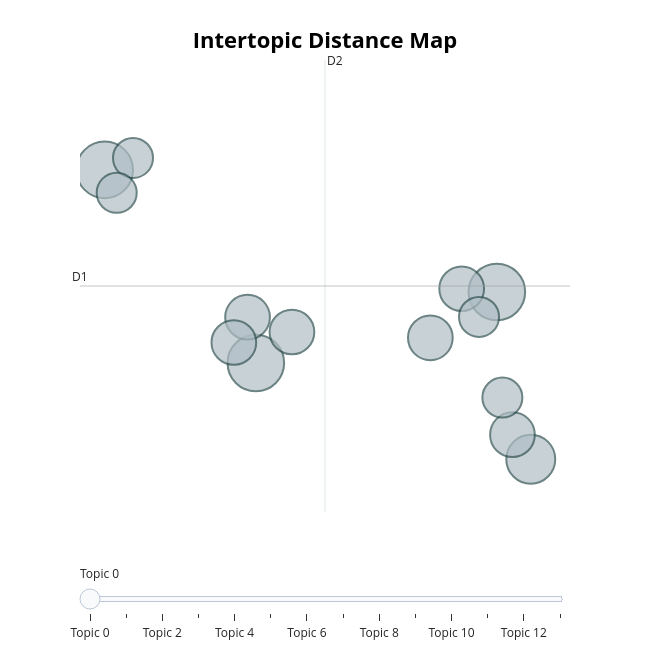

The cell this chart's notebook holds for it:
### Code cell
topic_model.visualize_topics()

### Figure 1 — Plotly figure (JSON) as saved in the notebook; plotly's stock layout.template omitted (floating-point values rounded to 4 significant figures)
{"data": [{"customdata": [[0, "đeneral | đakon | monah | načelnik | pukovnik", 8], [1, "arhimandrit | major | patrijarh | čik | grof", 8], [2, "fra | fratar | tatko | naprednjak | đakon", 8], [3, "iguman | aga | sag | šator | neje", 6], [4, "frajla | grof | seka | sestrica | nami", 5], [5, "zeka | zavrzan | harambaša | sovra | vajat", 5], [6, "iguman | bukvar | gradina | tablica | tabla", 5], [7, "sultan | carica | despot | riječ | savjetnik", 5], [8, "grofica | dragana | grof | urednik | drama", 5], [9, "aga | iguman | sag | subaša | čorbadži", 5], [10, "vlastelin | otac iguman | obrazina | plavojka | iguman", 4], [11, "ćata | front | gospa | baterija | vagon", 4], [12, "vezir | gospodin ministar | vranac | posluživanje | aga", 4], [13, "vezir | ratnik | aga | britva | tvrđava", 4]], "hovertemplate": "<b>Topic %{customdata[0]}</b><br>%{customdata[1]}<br>Size: %{customdata[2]}", "legendgroup": "", "marker": {"color": "#B0BEC5", "line": {"color": "DarkSlateGrey", "width": 2}, "size": [8, 8, 8, 6, 5, 5, 5, 5, 5, 5, 4, 4, 4, 4], "sizemode": "area", "sizeref": 0.005, "symbol": "circle"}, "mode": "markers", "name": "", "orientation": "v", "showlegend": false, "type": "scatter", "x": [-0.2203, 3.76, -2.717, 4.32, 4.017, 2.662, 0.376, -0.3569, -0.5835, 3.179, -2.249, -2.518, 3.851, 3.465], "xaxis": "x", "y": [7.12, 8.248, 10.19, 5.592, 5.981, 7.521, 7.613, 7.848, 7.446, 8.3, 10.38, 9.825, 6.571, 7.853], "yaxis": "y"}], "layout": {"annotations": [{"showarrow": false, "text": "D1", "x": -3.124, "y": 8.344, "yshift": 10}, {"showarrow": false, "text": "D2", "x": 0.9219, "xshift": 10, "y": 11.94}], "height": 650, "hoverlabel": {"bgcolor": "white", "font": {"family": "Rockwell", "size": 16}}, "legend": {"itemsizing": "constant", "tracegroupgap": 0}, "margin": {"t": 60}, "shapes": [{"line": {"color": "#CFD8DC", "width": 2}, "type": "line", "x0": 0.9219, "x1": 0.9219, "y0": 4.753, "y1": 11.94}, {"line": {"color": "#9E9E9E", "width": 2}, "type": "line", "x0": -3.124, "x1": 4.968, "y0": 8.344, "y1": 8.344}], "sliders": [{"active": 0, "pad": {"t": 50}, "steps": [{"args": [{"marker.color": [["red", "#B0BEC5", "#B0BEC5", "#B0BEC5", "#B0BEC5", "#B0BEC5", "#B0BEC5", "#B0BEC5", "#B0BEC5", "#B0BEC5", "#B0BEC5", "#B0BEC5", "#B0BEC5", "#B0BEC5"]]}], "label": "Topic 0", "method": "update"}, {"args": [{"marker.color": [["#B0BEC5", "red", "#B0BEC5", "#B0BEC5", "#B0BEC5", "#B0BEC5", "#B0BEC5", "#B0BEC5", "#B0BEC5", "#B0BEC5", "#B0BEC5", "#B0BEC5", "#B0BEC5", "#B0BEC5"]]}], "label": "Topic 1", "method": "update"}, {"args": [{"marker.color": [["#B0BEC5", "#B0BEC5", "red", "#B0BEC5", "#B0BEC5", "#B0BEC5", "#B0BEC5", "#B0BEC5", "#B0BEC5", "#B0BEC5", "#B0BEC5", "#B0BEC5", "#B0BEC5", "#B0BEC5"]]}], "label": "Topic 2", "method": "update"}, {"args": [{"marker.color": [["#B0BEC5", "#B0BEC5", "#B0BEC5", "red", "#B0BEC5", "#B0BEC5", "#B0BEC5", "#B0BEC5", "#B0BEC5", "#B0BEC5", "#B0BEC5", "#B0BEC5", "#B0BEC5", "#B0BEC5"]]}], "label": "Topic 3", "method": "update"}, {"args": [{"marker.color": [["#B0BEC5", "#B0BEC5", "#B0BEC5", "#B0BEC5", "red", "#B0BEC5", "#B0BEC5", "#B0BEC5", "#B0BEC5", "#B0BEC5", "#B0BEC5", "#B0BEC5", "#B0BEC5", "#B0BEC5"]]}], "label": "Topic 4", "method": "update"}, {"args": [{"marker.color": [["#B0BEC5", "#B0BEC5", "#B0BEC5", "#B0BEC5", "#B0BEC5", "red", "#B0BEC5", "#B0BEC5", "#B0BEC5", "#B0BEC5", "#B0BEC5", "#B0BEC5", "#B0BEC5", "#B0BEC5"]]}], "label": "Topic 5", "method": "update"}, {"args": [{"marker.color": [["#B0BEC5", "#B0BEC5", "#B0BEC5", "#B0BEC5", "#B0BEC5", "#B0BEC5", "red", "#B0BEC5", "#B0BEC5", "#B0BEC5", "#B0BEC5", "#B0BEC5", "#B0BEC5", "#B0BEC5"]]}], "label": "Topic 6", "method": "update"}, {"args": [{"marker.color": [["#B0BEC5", "#B0BEC5", "#B0BEC5", "#B0BEC5", "#B0BEC5", "#B0BEC5", "#B0BEC5", "red", "#B0BEC5", "#B0BEC5", "#B0BEC5", "#B0BEC5", "#B0BEC5", "#B0BEC5"]]}], "label": "Topic 7", "method": "update"}, {"args": [{"marker.color": [["#B0BEC5", "#B0BEC5", "#B0BEC5", "#B0BEC5", "#B0BEC5", "#B0BEC5", "#B0BEC5", "#B0BEC5", "red", "#B0BEC5", "#B0BEC5", "#B0BEC5", "#B0BEC5", "#B0BEC5"]]}], "label": "Topic 8", "method": "update"}, {"args": [{"marker.color": [["#B0BEC5", "#B0BEC5", "#B0BEC5", "#B0BEC5", "#B0BEC5", "#B0BEC5", "#B0BEC5", "#B0BEC5", "#B0BEC5", "red", "#B0BEC5", "#B0BEC5", "#B0BEC5", "#B0BEC5"]]}], "label": "Topic 9", "method": "update"}, {"args": [{"marker.color": [["#B0BEC5", "#B0BEC5", "#B0BEC5", "#B0BEC5", "#B0BEC5", "#B0BEC5", "#B0BEC5", "#B0BEC5", "#B0BEC5", "#B0BEC5", "red", "#B0BEC5", "#B0BEC5", "#B0BEC5"]]}], "label": "Topic 10", "method": "update"}, {"args": [{"marker.color": [["#B0BEC5", "#B0BEC5", "#B0BEC5", "#B0BEC5", "#B0BEC5", "#B0BEC5", "#B0BEC5", "#B0BEC5", "#B0BEC5", "#B0BEC5", "#B0BEC5", "red", "#B0BEC5", "#B0BEC5"]]}], "label": "Topic 11", "method": "update"}, {"args": [{"marker.color": [["#B0BEC5", "#B0BEC5", "#B0BEC5", "#B0BEC5", "#B0BEC5", "#B0BEC5", "#B0BEC5", "#B0BEC5", "#B0BEC5", "#B0BEC5", "#B0BEC5", "#B0BEC5", "red", "#B0BEC5"]]}], "label": "Topic 12", "method": "update"}, {"args": [{"marker.color": [["#B0BEC5", "#B0BEC5", "#B0BEC5", "#B0BEC5", "#B0BEC5", "#B0BEC5", "#B0BEC5", "#B0BEC5", "#B0BEC5", "#B0BEC5", "#B0BEC5", "#B0BEC5", "#B0BEC5", "red"]]}], "label": "Topic 13", "method": "update"}]}], "title": {"font": {"color": "Black", "size": 22}, "text": "<b>Intertopic Distance Map</b>", "x": 0.5, "xanchor": "center", "y": 0.95, "yanchor": "top"}, "width": 650, "xaxis": {"anchor": "y", "domain": [0, 1], "range": [-3.124, 4.968], "title": {"text": ""}, "visible": false}, "yaxis": {"anchor": "x", "domain": [0, 1], "range": [4.753, 11.94], "title": {"text": ""}, "visible": false}}}
